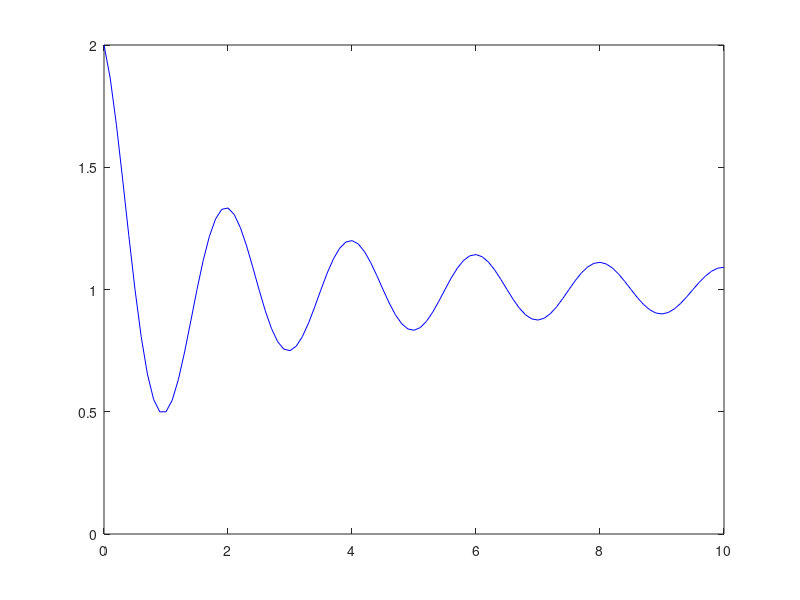

The MATLAB source for this figure: (Note: this script raises an error after producing the figure.)
clc;
x = 0:0.1:10;
f =  1 + cos(pi.*x) ./ (1 + x);

plot(x, f,'b');
hold on

array1 = linspace(0,10,21);
f2=1 + cos(pi.*array1) ./ (1 + array1);
l=LAGR2(array1,f2,7);

plot(x,l,'r');